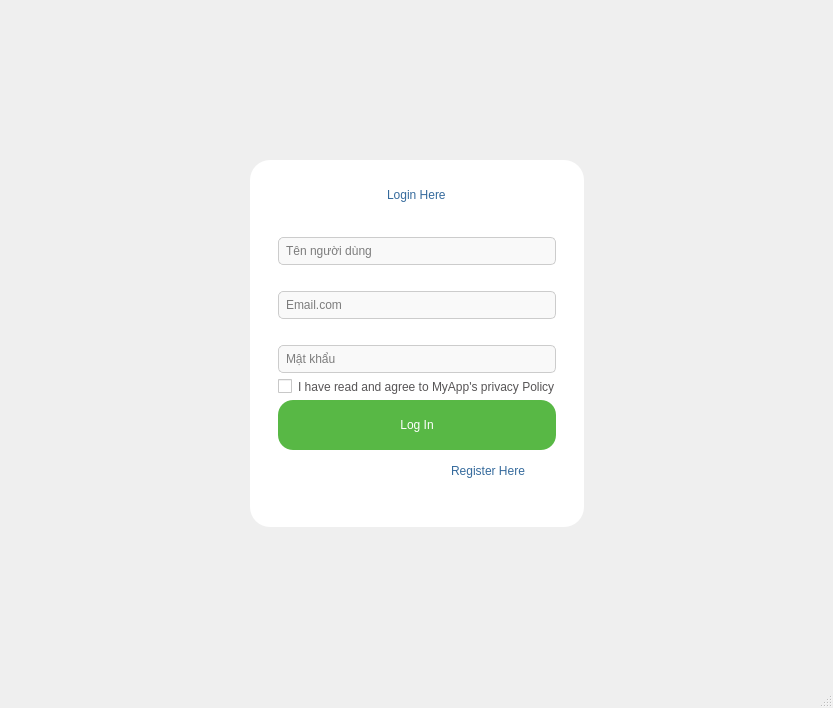
<?xml version="1.0" encoding="UTF-8"?>
<ui version="4.0">
 <class>MainWindow</class>
 <widget class="QMainWindow" name="MainWindow">
  <property name="geometry">
   <rect>
    <x>0</x>
    <y>0</y>
    <width>833</width>
    <height>708</height>
   </rect>
  </property>
  <property name="windowTitle">
   <string>MainWindow</string>
  </property>
  <widget class="QWidget" name="centralwidget">
   <layout class="QGridLayout" name="gridLayout_3">
    <property name="leftMargin">
     <number>0</number>
    </property>
    <property name="topMargin">
     <number>0</number>
    </property>
    <property name="rightMargin">
     <number>0</number>
    </property>
    <property name="bottomMargin">
     <number>0</number>
    </property>
    <property name="spacing">
     <number>0</number>
    </property>
    <item row="0" column="0" rowspan="2" colspan="2">
     <widget class="QLabel" name="label_6">
      <property name="text">
       <string/>
      </property>
      <property name="pixmap">
       <pixmap>C:/Users/HP/.designer/backup/hinh-anh-cac-mon-an-ngon-nhan-lam-theo-yeu-cau-rieng.jpg</pixmap>
      </property>
      <property name="scaledContents">
       <bool>true</bool>
      </property>
     </widget>
    </item>
    <item row="1" column="1">
     <widget class="QWidget" name="widget_2" native="true">
      <layout class="QGridLayout" name="gridLayout_2">
       <property name="leftMargin">
        <number>0</number>
       </property>
       <property name="topMargin">
        <number>0</number>
       </property>
       <property name="rightMargin">
        <number>0</number>
       </property>
       <property name="bottomMargin">
        <number>0</number>
       </property>
       <property name="spacing">
        <number>0</number>
       </property>
       <item row="1" column="0">
        <spacer name="horizontalSpacer">
         <property name="orientation">
          <enum>Qt::Horizontal</enum>
         </property>
         <property name="sizeHint" stdset="0">
          <size>
           <width>205</width>
           <height>20</height>
          </size>
         </property>
        </spacer>
       </item>
       <item row="1" column="1">
        <widget class="QWidget" name="widget" native="true">
         <property name="maximumSize">
          <size>
           <width>430</width>
           <height>16777215</height>
          </size>
         </property>
         <property name="styleSheet">
          <string notr="true">;

background-color: rgb(255, 255, 255);
border-radius:20px</string>
         </property>
         <layout class="QGridLayout" name="gridLayout">
          <item row="3" column="1">
           <spacer name="verticalSpacer">
            <property name="orientation">
             <enum>Qt::Vertical</enum>
            </property>
            <property name="sizeHint" stdset="0">
             <size>
              <width>10</width>
              <height>10</height>
             </size>
            </property>
           </spacer>
          </item>
          <item row="2" column="2">
           <spacer name="horizontalSpacer_2">
            <property name="orientation">
             <enum>Qt::Horizontal</enum>
            </property>
            <property name="sizeHint" stdset="0">
             <size>
              <width>10</width>
              <height>10</height>
             </size>
            </property>
           </spacer>
          </item>
          <item row="0" column="1">
           <spacer name="verticalSpacer_4">
            <property name="orientation">
             <enum>Qt::Vertical</enum>
            </property>
            <property name="sizeHint" stdset="0">
             <size>
              <width>10</width>
              <height>10</height>
             </size>
            </property>
           </spacer>
          </item>
          <item row="2" column="0">
           <spacer name="horizontalSpacer_4">
            <property name="orientation">
             <enum>Qt::Horizontal</enum>
            </property>
            <property name="sizeHint" stdset="0">
             <size>
              <width>10</width>
              <height>10</height>
             </size>
            </property>
           </spacer>
          </item>
          <item row="1" column="1" rowspan="2">
           <widget class="QWidget" name="widget_4" native="true">
            <property name="styleSheet">
             <string notr="true">background-color: qlineargradient(
    spread:pad, 
    x1:0, y1:0, x2:1, y2:0, 
    stop:0 #F2994A,  /* Màu đầu tiên */
    stop:1 #F2C94C   /* Màu cuối cùng */
);
qqq

border-radius:20px</string>
            </property>
            <layout class="QVBoxLayout" name="verticalLayout_4">
             <property name="spacing">
              <number>6</number>
             </property>
             <property name="topMargin">
              <number>0</number>
             </property>
             <property name="bottomMargin">
              <number>22</number>
             </property>
             <item>
              <widget class="QWidget" name="widget_6" native="true">
               <property name="maximumSize">
                <size>
                 <width>400</width>
                 <height>80</height>
                </size>
               </property>
               <layout class="QVBoxLayout" name="verticalLayout_5">
                <item alignment="Qt::AlignHCenter">
                 <widget class="QLabel" name="label_7">
                  <property name="styleSheet">
                   <string notr="true">color: #356a9c;
font: 20pt &quot;Bahnschrift&quot;;
background-color: rgb(255, 255, 255);</string>
                  </property>
                  <property name="text">
                   <string>Login Here</string>
                  </property>
                 </widget>
                </item>
               </layout>
              </widget>
             </item>
             <item>
              <widget class="QLabel" name="label_2">
               <property name="maximumSize">
                <size>
                 <width>400</width>
                 <height>25</height>
                </size>
               </property>
               <property name="styleSheet">
                <string notr="true">font: 12pt &quot;Bahnschrift&quot;;
color: rgb(255, 255, 255);
</string>
               </property>
               <property name="text">
                <string>Full name</string>
               </property>
              </widget>
             </item>
             <item>
              <widget class="QLineEdit" name="usernameLineEdit_2">
               <property name="styleSheet">
                <string notr="true">border: 1px solid #ccc; border-radius: 5px; padding: 5px; background-color: #f9f9f9;</string>
               </property>
               <property name="placeholderText">
                <string>Tên người dùng</string>
               </property>
              </widget>
             </item>
             <item>
              <widget class="QLabel" name="label_4">
               <property name="maximumSize">
                <size>
                 <width>16777215</width>
                 <height>25</height>
                </size>
               </property>
               <property name="styleSheet">
                <string notr="true">font: 12pt &quot;Bahnschrift&quot;;
color: rgb(255, 255, 255);</string>
               </property>
               <property name="text">
                <string>Email</string>
               </property>
              </widget>
             </item>
             <item>
              <widget class="QLineEdit" name="emailLineEdit_3">
               <property name="styleSheet">
                <string notr="true">border: 1px solid #ccc; border-radius: 5px; padding: 5px; background-color: #f9f9f9;</string>
               </property>
               <property name="text">
                <string/>
               </property>
               <property name="echoMode">
                <enum>QLineEdit::Password</enum>
               </property>
               <property name="placeholderText">
                <string>Email.com</string>
               </property>
              </widget>
             </item>
             <item>
              <widget class="QLabel" name="label_5">
               <property name="maximumSize">
                <size>
                 <width>16777215</width>
                 <height>25</height>
                </size>
               </property>
               <property name="styleSheet">
                <string notr="true">font: 12pt &quot;Bahnschrift&quot;;
color: rgb(255, 255, 255);</string>
               </property>
               <property name="text">
                <string>Password</string>
               </property>
              </widget>
             </item>
             <item>
              <widget class="QLineEdit" name="passwordLineEdit_2">
               <property name="styleSheet">
                <string notr="true">border: 1px solid #ccc; border-radius: 5px; padding: 5px; background-color: #f9f9f9;</string>
               </property>
               <property name="echoMode">
                <enum>QLineEdit::Password</enum>
               </property>
               <property name="placeholderText">
                <string>Mật khẩu</string>
               </property>
              </widget>
             </item>
             <item>
              <widget class="QCheckBox" name="checkBox">
               <property name="maximumSize">
                <size>
                 <width>450</width>
                 <height>16777215</height>
                </size>
               </property>
               <property name="cursor">
                <cursorShape>PointingHandCursor</cursorShape>
               </property>
               <property name="styleSheet">
                <string notr="true">font: 9pt &quot;Bahnschrift&quot;;
color: #575556;</string>
               </property>
               <property name="text">
                <string>I have read and agree to MyApp's privacy Policy</string>
               </property>
              </widget>
             </item>
             <item>
              <widget class="QPushButton" name="btlogin_2">
               <property name="minimumSize">
                <size>
                 <width>0</width>
                 <height>50</height>
                </size>
               </property>
               <property name="maximumSize">
                <size>
                 <width>16777215</width>
                 <height>50</height>
                </size>
               </property>
               <property name="cursor">
                <cursorShape>PointingHandCursor</cursorShape>
               </property>
               <property name="styleSheet">
                <string notr="true">
QPushButton{border-radius: 15px;
font: 600 16pt &quot;Bahnschrift&quot;;
background-color: rgb(88, 184, 69);
color: rgb(255, 255, 255);
}

QPushButton:hover{
	color: rgb(85, 255, 255);
	background-color: rgb(246, 225, 255);
}
QPushBotton{
background-color: rgb(255, 255, 0);
color:white;}</string>
               </property>
               <property name="text">
                <string>Log In</string>
               </property>
              </widget>
             </item>
             <item>
              <layout class="QHBoxLayout" name="horizontalLayout_2">
               <item>
                <widget class="QLabel" name="label_3">
                 <property name="font">
                  <font>
                   <family>Bahnschrift</family>
                   <pointsize>12</pointsize>
                   <weight>50</weight>
                   <italic>false</italic>
                   <bold>false</bold>
                  </font>
                 </property>
                 <property name="styleSheet">
                  <string notr="true">font: 12pt &quot;Bahnschrift&quot;;
color: rgb(255, 255, 255);</string>
                 </property>
                 <property name="text">
                  <string>No account</string>
                 </property>
                 <property name="alignment">
                  <set>Qt::AlignRight|Qt::AlignTrailing|Qt::AlignVCenter</set>
                 </property>
                </widget>
               </item>
               <item>
                <widget class="QPushButton" name="btregister33">
                 <property name="minimumSize">
                  <size>
                   <width>52</width>
                   <height>30</height>
                  </size>
                 </property>
                 <property name="maximumSize">
                  <size>
                   <width>150</width>
                   <height>30</height>
                  </size>
                 </property>
                 <property name="cursor">
                  <cursorShape>PointingHandCursor</cursorShape>
                 </property>
                 <property name="styleSheet">
                  <string notr="true">
QPushButton{font: 12pt &quot;Bahnschrift&quot;;
color: #356a9c;
background-color: rgba(255, 0, 0, 0);background-color: white;
border-radius: 15px}

QPushButton:hover{
	color: rgb(85, 255, 255);
	background-color: rgb(246, 225, 255);
}
QPushBotton{
background-color: rgb(255, 255, 0);
color:white;}
</string>
                 </property>
                 <property name="text">
                  <string>Register Here</string>
                 </property>
                </widget>
               </item>
              </layout>
             </item>
            </layout>
           </widget>
          </item>
         </layout>
        </widget>
       </item>
       <item row="1" column="2">
        <spacer name="horizontalSpacer_3">
         <property name="orientation">
          <enum>Qt::Horizontal</enum>
         </property>
         <property name="sizeHint" stdset="0">
          <size>
           <width>205</width>
           <height>20</height>
          </size>
         </property>
        </spacer>
       </item>
       <item row="2" column="1">
        <spacer name="verticalSpacer_3">
         <property name="orientation">
          <enum>Qt::Vertical</enum>
         </property>
         <property name="sizeHint" stdset="0">
          <size>
           <width>20</width>
           <height>93</height>
          </size>
         </property>
        </spacer>
       </item>
       <item row="0" column="1">
        <spacer name="verticalSpacer_2">
         <property name="orientation">
          <enum>Qt::Vertical</enum>
         </property>
         <property name="sizeHint" stdset="0">
          <size>
           <width>20</width>
           <height>93</height>
          </size>
         </property>
        </spacer>
       </item>
      </layout>
     </widget>
    </item>
   </layout>
  </widget>
  <widget class="QMenuBar" name="menubar">
   <property name="geometry">
    <rect>
     <x>0</x>
     <y>0</y>
     <width>833</width>
     <height>21</height>
    </rect>
   </property>
  </widget>
  <widget class="QStatusBar" name="statusbar"/>
 </widget>
 <resources/>
 <connections/>
</ui>
